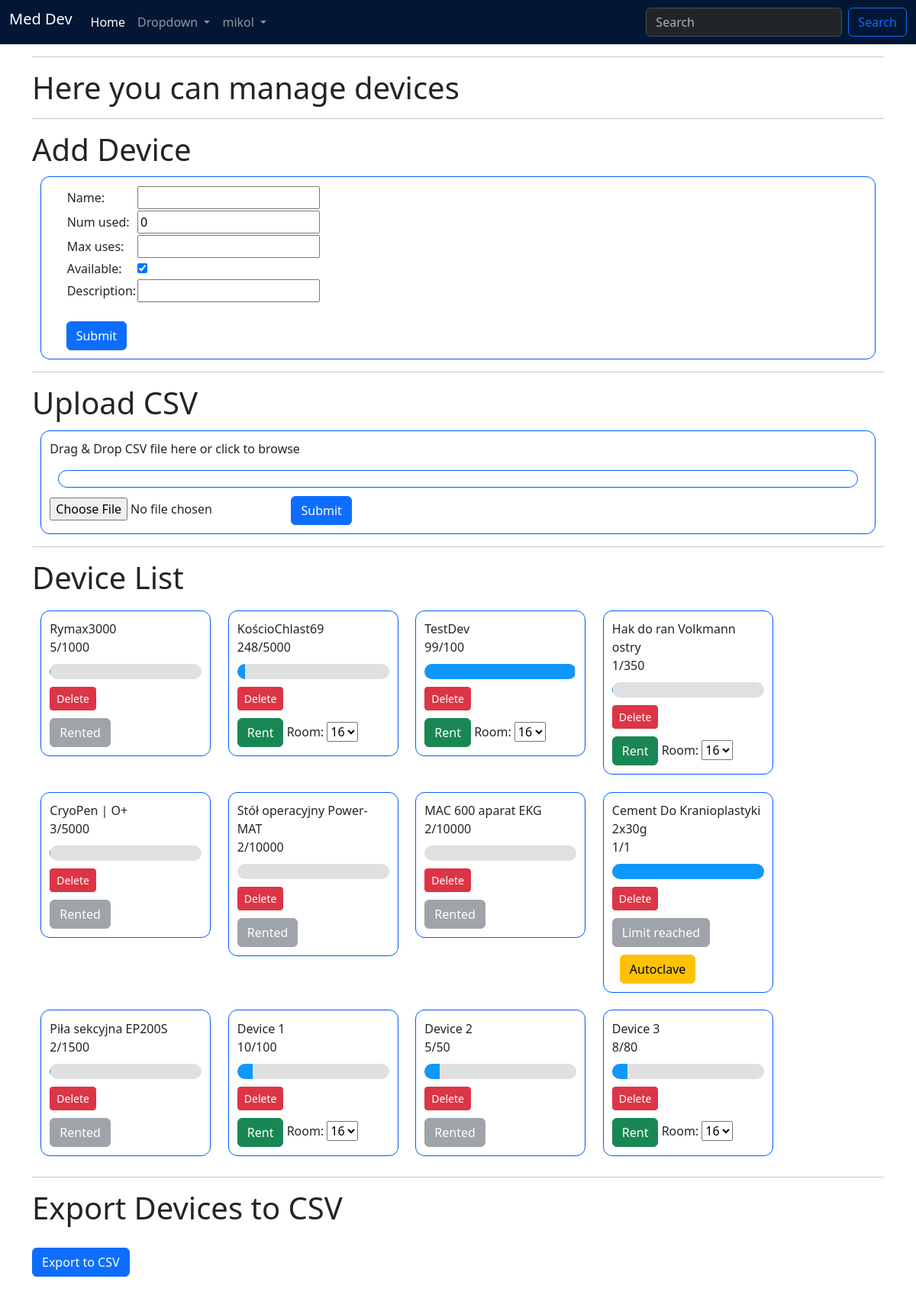
Screenshot of /devices (signed in) with the database file from the repository.
### meddev/models.py (models this page shows)
class Device(models.Model):
    name = models.CharField(max_length=100)
    num_used = models.IntegerField(default=0)
    max_uses = models.IntegerField()
    available = models.BooleanField(default=True)
    description = models.CharField(max_length=1000)

### meddev/views.py (the view, shortened to what this page needs)
# urls.py: path('devices', views.devices, name='devices'),
def devices(request):
    if request.user.is_authenticated:
        device_form = DeviceForm()
        room_list = Room.objects.all()
        device_list = Device.objects.all()
        context_dict = {
            'devices': device_list,
            'device_form': device_form,
            'room_list': room_list,
        }
        return render(request, 'devices.html', context_dict)
    else:
        messages.error(request, 'You are not authenticated. Please log in.')
        return redirect('home')

### meddev/forms.py
class DeviceForm(forms.ModelForm):
    class Meta:
        model = Device
        fields = "__all__"

### meddev/templatetags/custom_filters.py (called while the page is built)
@register.filter
def calc_progress(num_used, max_uses):
    if max_uses > 0:
        return (num_used / max_uses) * 100
    else:
        return 0

### meddev/templates/devices.html (shortened to what this page needs)
{% extends "base.html" %}
{% load custom_filters %}
{% block content %}
    <hr>
    <h1> Here you can manage devices</h1>
    <hr>
    <h1>Add Device</h1>
        <div class="add_device">
            <div class = "form">
                <form action="{% url 'devices' %}" method=post >
                    <table>
                        {% for field in device_form %}
                        <tr>
                            <td >{{ field.label_tag }}</td>
                            <td >{{ field }}</td>
                        </tr>
                        {% endfor %}
                    </table>
                    <br>
                    <button type="submit" class="btn btn-primary">Submit</button>
                </form>
            </div>
        </div>
        <hr>
        <h1>Upload CSV</h1>
        <div class="add_device">
            <div id="drop-area" class="drop-area">
                <p>Drag & Drop CSV file here or click to browse</p>
                <div class="add_device">
                </div>
                <form id="csv-upload-form" class="my-form" method="post" enctype="multipart/form-data">
                    <input type="file" id="csv-file" name="csv_file" accept=".csv">
                    <button type="submit" class="btn btn-primary">Submit</button>
                </form>
            </div>
        </div>
    <hr>
    <h1>Device List</h1>
    <div class='device_list'>
        {% if devices %}
            {% for device in devices %}
                    <div class='device_tile'>
                        {{ device.name }}<br>
                        {{ device.num_used }}/{{ device.max_uses }}
                            <div class="progress">
                                <div class="progress-bar" role="progressbar" style="width: {{ device.num_used|calc_progress:device.max_uses }}%; " aria-valuenow="{{ device.num_used }}" aria-valuemin="0" aria-valuemax="{{ device.max_uses }}"></div>
                            </div>
                        <div>
                            <div>
                                <form action="{% url 'delete_device' device.id %}" method="post" style="margin-top: 10px;">
                                    <button type="submit" class="btn btn-danger btn-sm">Delete</button>
                                </form>
                                {% if device.available and device.num_used < device.max_uses %}
                                    <form action="{% url 'borrow_device' device.id %}" method="post" style="margin-top: 10px;">
                                        <button type="submit" class="btn btn-success">Rent</button>
                                        <label for="room">Room:</label>
                                        <select name="room" id="room">
                                            {% for room in room_list %}
                                                <option value="{{ room.id }}">{{ room.room_number }}</option>
                                            {% endfor %}
                                        </select>
                                    </form>
                                {% elif device.num_used >= device.max_uses %}
                                    <div class="limit_reached">
                                        <button type="button" class="btn btn-secondary" disabled style="margin-top: 10px;">Limit reached</button>
                                        <form action="{% url 'autoclave_device' device.id %}" method="post" style="margin-left: 10px;">
                                            <button type="submit" class="btn btn-warning" style="margin-top: 10px;">Autoclave</button>
                                        </form>
                                    </div>
                                {% else %}
                                    <button type="button" class="btn btn-secondary" disabled style="margin-top: 10px;">Rented</button>
                                {% endif %}
                            </div>
                        </div>
                    </div>
            {% endfor %}
        {% else %}
            <strong>There are no devices defined.</strong>
        {% endif %}
    </div>
    <hr>
    <h1>Export Devices to CSV</h1>
    <a href="{% url 'export_devices_csv' %}" class="btn btn-primary" style="margin-top: 20px;">Export to CSV</a>
    <br>
    <br>
{% endblock %}

### meddev/templates/base.html (shortened to what this page needs)
{% load static %}
<!DOCTYPE html>
<html>
    <head>
        <link href="https://cdn.jsdelivr.net/npm/bootstrap@5.3.3/dist/css/bootstrap.min.css" rel="stylesheet"
>
        <link rel="stylesheet" href="{% static 'style.css' %}">
    </head>
<body>
    {% include "navbar.html" %}
    <div class='container'>
    {% block content %}{% endblock %}
    </div>
</body>
</html>

### meddev/templates/navbar.html (shortened to what this page needs)
<nav class="navbar sticky-top navbar-expand-sm bg-primary-subtle " data-bs-theme="dark">
    <div class="container-fluid ">
      <h1 class="navbar-brand" >Med Dev</h1>
      <div class="collapse navbar-collapse justify-content-center" id="navbarSupportedContent">
        <ul class="navbar-nav me-auto mb-2 mb-lg-0">
          <li class="nav-item">
            <a class="nav-link active" aria-current="page" href="{% url 'home' %}">Home</a>
          </li>
          <li class="nav-item dropdown">
            <a class="nav-link dropdown-toggle" href="#" role="button" data-bs-toggle="dropdown" aria-expanded="false">
              Dropdown
            </a>
          </li>
          {% if user.is_authenticated %}
          <li class="dropdown dropdown-menu-left">
            <a class="nav-link dropdown-toggle" href="#" role="button" data-bs-toggle="dropdown" aria-expanded="false">
              {{ user.username }}
            </a>
          </li>
          {% endif %}
        </ul>
        <form class="d-inline-flex" role="search" method="get" action="{% url 'search_results' %}">
          <input class="form-control me-2" type="search" name="q" placeholder="Search" aria-label="Search">
          <button class="btn btn-outline-primary" type="submit">Search</button>
        </form>
      </div>
    </div>
  </nav>

### meddev/static/style.css (style rules this page uses)
.add_device { border: 1px solid rgb(0, 89, 255); border-radius: 12px; margin: 1%; padding: 1%; }
.form { margin-left: 2%; }
.device_list { display: flex; flex-wrap: wrap; }
.device_tile { width: 20%; height: 20%; border: 1px solid rgb(0, 89, 255); border-radius: 12px; margin: 1%; padding: 1%; }
.progress { width: 100%; background-color: #e0e0e0; border-radius: 10px; overflow: hidden; height: 20px; margin-top: 10px; }
.progress-bar { height: 100%; transition: width 0.4s ease; background: #0F98FA; }
.limit_reached { display: flex; flex-wrap: wrap; }

### rows the page displays
Device: name "Rymax3000", num_used "5", max_uses "1000", available "Rented"
Device: name "KościoChlast69", num_used "248", max_uses "5000"
Device: name "TestDev", num_used "99", max_uses "100"
Device: name "Hak do ran Volkmann ostry", num_used "1", max_uses "350"
Device: name "CryoPen | O+", num_used "3", max_uses "5000", available "Rented"
Device: name "Stół operacyjny Power-MAT", num_used "2", max_uses "10000", available "Rented"
Device: name "MAC 600 aparat EKG", num_used "2", max_uses "10000", available "Rented"
Device: name "Cement Do Kranioplastyki 2x30g", num_used "1", max_uses "1"
Device: name "Piła sekcyjna EP200S", num_used "2", max_uses "1500", available "Rented"
Device: name "Device 1", num_used "10", max_uses "100"
Device: name "Device 2", num_used "5", max_uses "50", available "Rented"
Device: name "Device 3", num_used "8", max_uses "80"

### other values shown
{{ user.username }} "mikol"
{{ field.label_tag }} "Name:" "Num used:" "Max uses:" "Available:" "Description:"
form field room "16"
